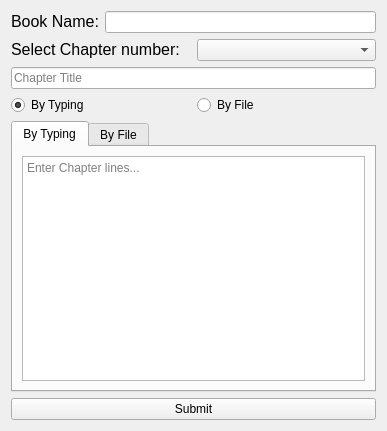
<?xml version="1.0" encoding="UTF-8"?>
<ui version="4.0">
 <class>AddChapter</class>
 <widget class="QWidget" name="AddChapter">
  <property name="geometry">
   <rect>
    <x>0</x>
    <y>0</y>
    <width>387</width>
    <height>431</height>
   </rect>
  </property>
  <property name="windowTitle">
   <string>Form</string>
  </property>
  <layout class="QVBoxLayout" name="verticalLayout_3">
   <item>
    <layout class="QHBoxLayout" name="horizontalLayout_2">
     <item>
      <widget class="QLabel" name="label_3">
       <property name="text">
        <string>&lt;html&gt;&lt;head/&gt;&lt;body&gt;&lt;p&gt;&lt;span style=&quot; font-size:12pt;&quot;&gt;Book Name:&lt;/span&gt;&lt;/p&gt;&lt;/body&gt;&lt;/html&gt;</string>
       </property>
      </widget>
     </item>
     <item>
      <widget class="QLineEdit" name="book_name"/>
     </item>
    </layout>
   </item>
   <item>
    <layout class="QHBoxLayout" name="horizontalLayout">
     <item>
      <widget class="QLabel" name="label_2">
       <property name="text">
        <string>&lt;html&gt;&lt;head/&gt;&lt;body&gt;&lt;p&gt;&lt;span style=&quot; font-size:12pt;&quot;&gt;Select Chapter number:&lt;/span&gt;&lt;/p&gt;&lt;/body&gt;&lt;/html&gt;</string>
       </property>
      </widget>
     </item>
     <item>
      <widget class="QComboBox" name="chapter_number"/>
     </item>
    </layout>
   </item>
   <item>
    <widget class="QLineEdit" name="chapter_title">
     <property name="placeholderText">
      <string>Chapter Title</string>
     </property>
    </widget>
   </item>
   <item>
    <layout class="QHBoxLayout" name="horizontalLayout_3">
     <item>
      <widget class="QRadioButton" name="type_radio">
       <property name="text">
        <string>By Typing</string>
       </property>
       <property name="checked">
        <bool>true</bool>
       </property>
      </widget>
     </item>
     <item>
      <widget class="QRadioButton" name="file_radio">
       <property name="text">
        <string>By File</string>
       </property>
      </widget>
     </item>
    </layout>
   </item>
   <item>
    <widget class="QTabWidget" name="input_method">
     <property name="currentIndex">
      <number>0</number>
     </property>
     <widget class="QWidget" name="typing_tab">
      <attribute name="title">
       <string>By Typing</string>
      </attribute>
      <layout class="QVBoxLayout" name="verticalLayout">
       <item>
        <widget class="QPlainTextEdit" name="typing_input">
         <property name="placeholderText">
          <string>Enter Chapter lines...</string>
         </property>
        </widget>
       </item>
      </layout>
     </widget>
     <widget class="QWidget" name="file_tab">
      <attribute name="title">
       <string>By File</string>
      </attribute>
      <layout class="QVBoxLayout" name="verticalLayout_2">
       <item>
        <widget class="QLabel" name="label">
         <property name="text">
          <string>&lt;html&gt;&lt;head/&gt;&lt;body&gt;&lt;p&gt;&lt;span style=&quot; font-size:12pt; font-weight:600;&quot;&gt;Enter File address:&lt;/span&gt;&lt;span style=&quot; font-size:12pt;&quot;&gt; (absolute OR relative)&lt;/span&gt;&lt;/p&gt;&lt;/body&gt;&lt;/html&gt;</string>
         </property>
        </widget>
       </item>
       <item>
        <widget class="QLineEdit" name="file_input">
         <property name="placeholderText">
          <string>/projects/Assignment-7/input     OR      input </string>
         </property>
        </widget>
       </item>
       <item>
        <spacer name="verticalSpacer">
         <property name="orientation">
          <enum>Qt::Vertical</enum>
         </property>
         <property name="sizeHint" stdset="0">
          <size>
           <width>20</width>
           <height>40</height>
          </size>
         </property>
        </spacer>
       </item>
      </layout>
     </widget>
    </widget>
   </item>
   <item>
    <widget class="QPushButton" name="submit">
     <property name="text">
      <string>Submit</string>
     </property>
    </widget>
   </item>
  </layout>
 </widget>
 <resources/>
 <connections>
  <connection>
   <sender>typing_input</sender>
   <signal>selectionChanged()</signal>
   <receiver>type_radio</receiver>
   <slot>click()</slot>
   <hints>
    <hint type="sourcelabel">
     <x>193</x>
     <y>279</y>
    </hint>
    <hint type="destinationlabel">
     <x>100</x>
     <y>123</y>
    </hint>
   </hints>
  </connection>
  <connection>
   <sender>file_input</sender>
   <signal>textChanged(QString)</signal>
   <receiver>file_radio</receiver>
   <slot>click()</slot>
   <hints>
    <hint type="sourcelabel">
     <x>193</x>
     <y>220</y>
    </hint>
    <hint type="destinationlabel">
     <x>286</x>
     <y>123</y>
    </hint>
   </hints>
  </connection>
  <connection>
   <sender>type_radio</sender>
   <signal>clicked()</signal>
   <receiver>typing_input</receiver>
   <slot>setFocus()</slot>
   <hints>
    <hint type="sourcelabel">
     <x>100</x>
     <y>123</y>
    </hint>
    <hint type="destinationlabel">
     <x>193</x>
     <y>279</y>
    </hint>
   </hints>
  </connection>
  <connection>
   <sender>file_radio</sender>
   <signal>clicked()</signal>
   <receiver>file_input</receiver>
   <slot>setFocus()</slot>
   <hints>
    <hint type="sourcelabel">
     <x>286</x>
     <y>123</y>
    </hint>
    <hint type="destinationlabel">
     <x>193</x>
     <y>220</y>
    </hint>
   </hints>
  </connection>
  <connection>
   <sender>typing_input</sender>
   <signal>textChanged()</signal>
   <receiver>type_radio</receiver>
   <slot>click()</slot>
   <hints>
    <hint type="sourcelabel">
     <x>193</x>
     <y>279</y>
    </hint>
    <hint type="destinationlabel">
     <x>100</x>
     <y>123</y>
    </hint>
   </hints>
  </connection>
 </connections>
</ui>
